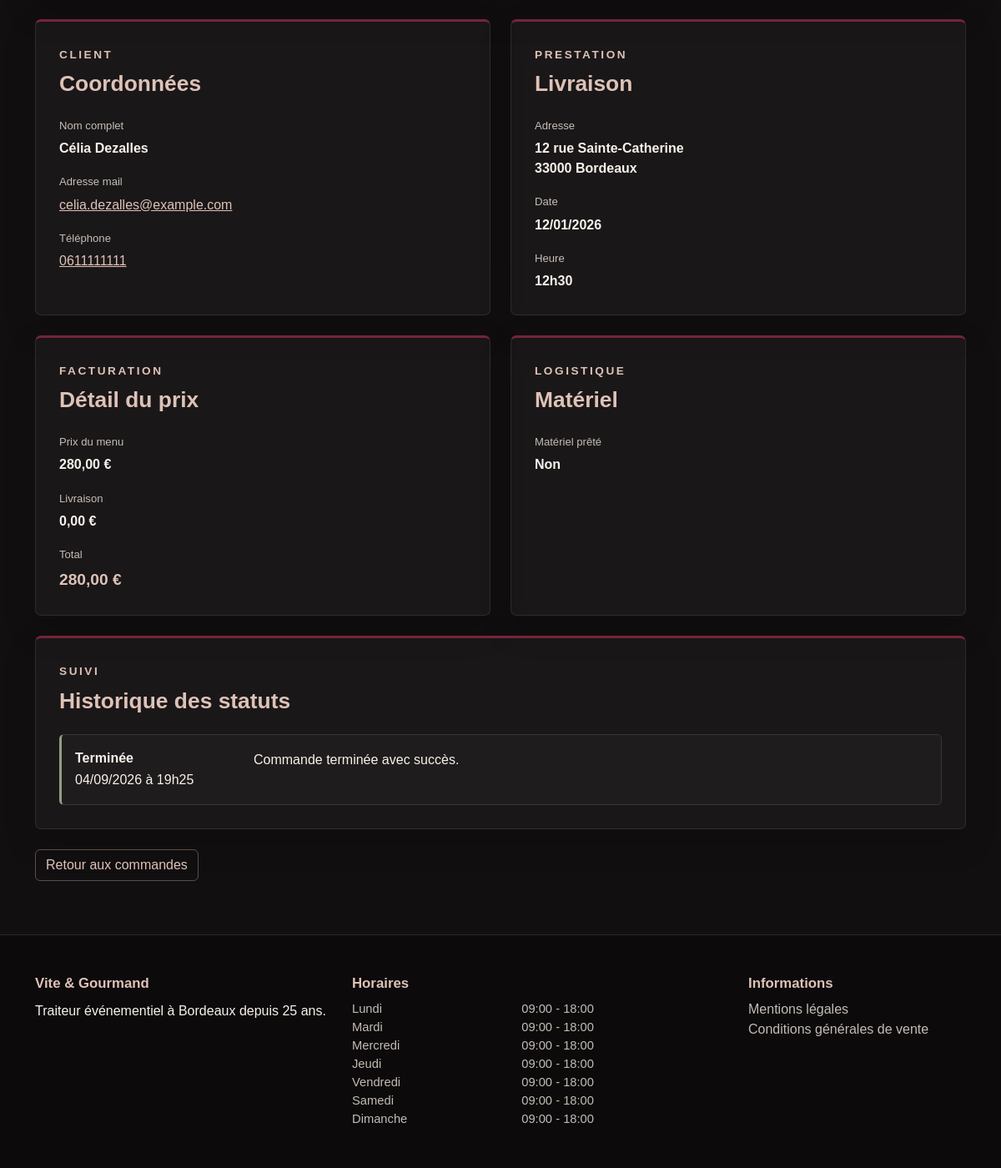
/employee/order/detail?id=1 (signed in, lower part), run on an earlier commit of the app's database.
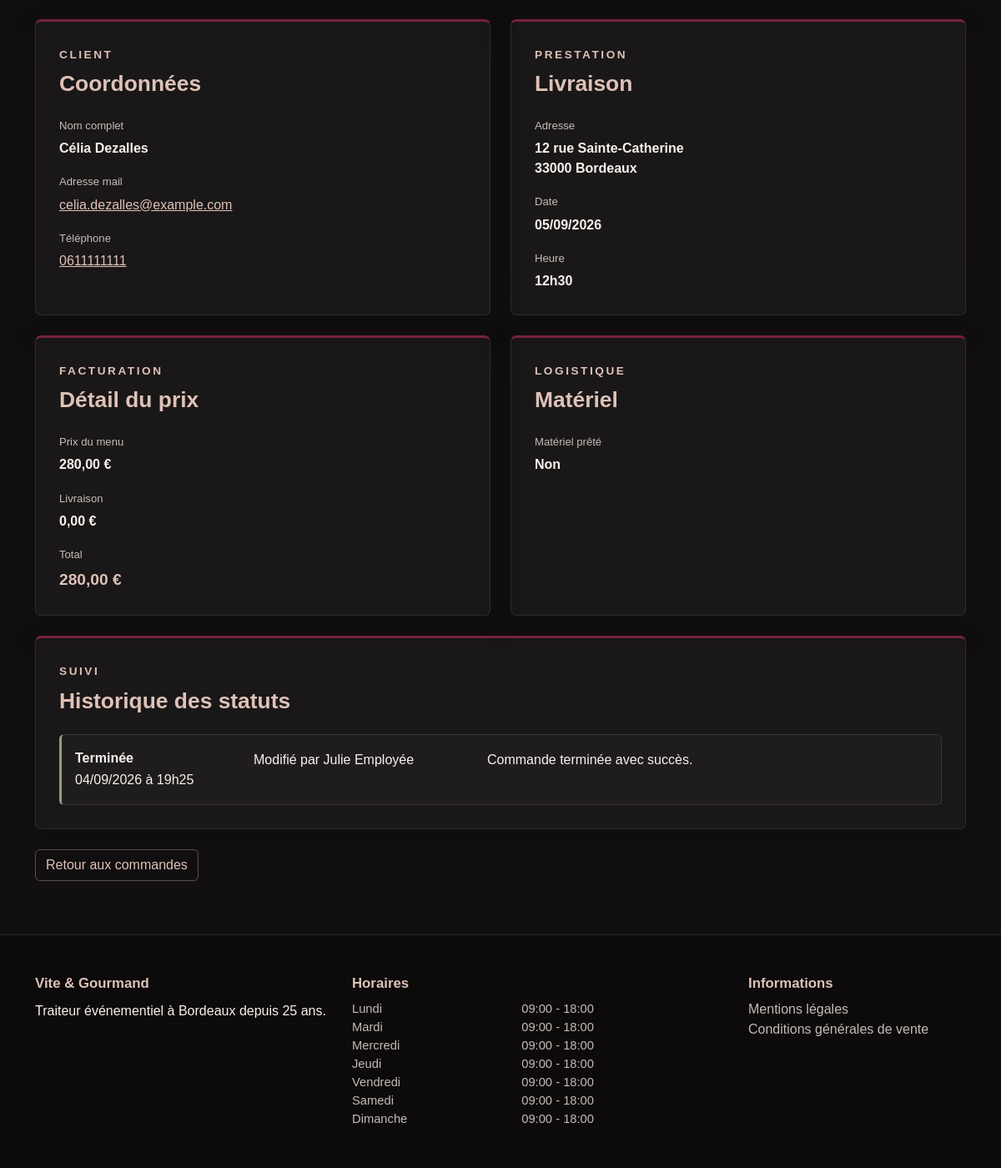
And on a later commit of the database.
### tables this page shows
CREATE TABLE orders (
    id INT AUTO_INCREMENT PRIMARY KEY,
    order_number VARCHAR(30) NOT NULL UNIQUE,
    user_id INT NOT NULL,
    menu_id INT NOT NULL,
    current_status_id INT NOT NULL,
    customer_first_name VARCHAR(100) NOT NULL,
    customer_last_name VARCHAR(100) NOT NULL,
    customer_email VARCHAR(190) NOT NULL,
    customer_phone VARCHAR(20) NOT NULL,
    delivery_address VARCHAR(255) NOT NULL,
    delivery_postal_code VARCHAR(10) NOT NULL,
    delivery_city VARCHAR(100) NOT NULL,
    event_date DATE NOT NULL,
    delivery_time TIME NOT NULL,
    people_count INT NOT NULL,
    menu_price DECIMAL(10, 2) NOT NULL,
    delivery_price DECIMAL(10, 2) NOT NULL DEFAULT 0,
    total_price DECIMAL(10, 2) NOT NULL,
    cancellation_reason TEXT NULL,
    cancellation_contact_method VARCHAR(50) NULL,
    equipment_loaned BOOLEAN NOT NULL DEFAULT FALSE,
    equipment_return_deadline DATETIME NULL,
    equipment_returned_at DATETIME NULL,
    created_at TIMESTAMP NOT NULL DEFAULT CURRENT_TIMESTAMP,
    updated_at TIMESTAMP NOT NULL DEFAULT CURRENT_TIMESTAMP
        ON UPDATE CURRENT_TIMESTAMP,

    CONSTRAINT fk_orders_user
        FOREIGN KEY (user_id)
        REFERENCES users(id)
        ON DELETE RESTRICT,

    CONSTRAINT fk_orders_menu
        FOREIGN KEY (menu_id)
        REFERENCES menus(id)
        ON DELETE RESTRICT,

    CONSTRAINT fk_orders_current_status
        FOREIGN KEY (current_status_id)
        REFERENCES order_statuses(id)
        ON DELETE RESTRICT
);

CREATE TABLE order_status_history (
    id INT AUTO_INCREMENT PRIMARY KEY,
    order_id INT NOT NULL,
    status_id INT NOT NULL,
    changed_by_user_id INT NULL,
    note TEXT NULL,
    created_at TIMESTAMP NOT NULL DEFAULT CURRENT_TIMESTAMP,

    CONSTRAINT fk_order_status_history_order
        FOREIGN KEY (order_id)
        REFERENCES orders(id)
        ON DELETE CASCADE,

    CONSTRAINT fk_order_status_history_status
        FOREIGN KEY (status_id)
        REFERENCES order_statuses(id)
        ON DELETE RESTRICT,

    CONSTRAINT fk_order_status_history_user
        FOREIGN KEY (changed_by_user_id)
        REFERENCES users(id)
        ON DELETE SET NULL
);

CREATE TABLE order_statuses (
    id INT AUTO_INCREMENT PRIMARY KEY,
    name VARCHAR(100) NOT NULL UNIQUE
);

CREATE TABLE users (
    id INT AUTO_INCREMENT PRIMARY KEY,
    role_id INT NOT NULL,
    first_name VARCHAR(100) NOT NULL,
    last_name VARCHAR(100) NOT NULL,
    phone VARCHAR(20) NOT NULL,
    email VARCHAR(190) NOT NULL UNIQUE,
    address VARCHAR(255) NOT NULL,
    postal_code VARCHAR(10) NOT NULL,
    city VARCHAR(100) NOT NULL,
    password_hash VARCHAR(255) NOT NULL,
    is_active BOOLEAN NOT NULL DEFAULT TRUE,
    created_at TIMESTAMP NOT NULL DEFAULT CURRENT_TIMESTAMP,
    updated_at TIMESTAMP NOT NULL DEFAULT CURRENT_TIMESTAMP
        ON UPDATE CURRENT_TIMESTAMP,

    CONSTRAINT fk_users_role
        FOREIGN KEY (role_id)
        REFERENCES roles(id)
        ON DELETE RESTRICT
);

### app/Views/employee/order-detail.php (the view, shortened to what the changed rows need)
<?php
$eventDate =
    date_create($order['event_date']);
$deliveryTime =
    date_create($order['delivery_time']);
?>
<section class="employee-dashboard-section py-5">
    <div class="container py-3">
        <div class="row g-4">
            <div class="col-lg-6">
                <section class="employee-dashboard-card h-100">
                    <div class="employee-dashboard-card-header">
                        <h2 class="employee-dashboard-card-title">
                            Coordonnées
                        </h2>
                    </div>
                    <div class="employee-order-detail-list">
                        <div>
                            <span class="user-order-label">
                                Nom complet
                            </span>
                            <strong>
                                <?php
                                echo htmlspecialchars(
                                    $order['customer_first_name']
                                        . ' '
                                        . $order['customer_last_name']
                                );
                                ?>
                            </strong>
                        </div>
                        <div>
                            <span class="user-order-label">
                                Adresse mail
                            </span>
                            <a
                                href="mailto:<?php
                                                echo htmlspecialchars(
                                                    $order['customer_email']
                                                );
                                                ?>">
                                <?php
                                echo htmlspecialchars(
                                    $order['customer_email']
                                );
                                ?>
                            </a>
                        </div>
                        <div>
                            <span class="user-order-label">
                                Téléphone
                            </span>
                            <a
                                href="tel:<?php
                                            echo htmlspecialchars(
                                                $order['customer_phone']
                                            );
                                            ?>">
                                <?php
                                echo htmlspecialchars(
                                    $order['customer_phone']
                                );
                                ?>
                            </a>
                        </div>
                    </div>
                </section>
            </div>
            <div class="col-lg-6">
                <section class="employee-dashboard-card h-100">
                    <div class="employee-dashboard-card-header">
                        <h2 class="employee-dashboard-card-title">
                            Livraison
                        </h2>
                    </div>
                    <div class="employee-order-detail-list">
                        <div>
                            <span class="user-order-label">
                                Adresse
                            </span>
                            <strong>
                                <?php
                                echo htmlspecialchars(
                                    $order['delivery_address']
                                );
                                ?>
                                <br>
                                <?php
                                echo htmlspecialchars(
                                    $order['delivery_postal_code']
                                        . ' '
                                        . $order['delivery_city']
                                );
                                ?>
                            </strong>
                        </div>
                        <div>
                            <span class="user-order-label">
                                Date
                            </span>
                            <strong>
                                <?php
                                echo $eventDate
                                    ? $eventDate->format('d/m/Y')
                                    : '';
                                ?>
                            </strong>
                        </div>
                        <div>
                            <span class="user-order-label">
                                Heure
                            </span>
                            <strong>
                                <?php
                                echo $deliveryTime
                                    ? $deliveryTime->format('H\hi')
                                    : '';
                                ?>
                            </strong>
                        </div>
                    </div>
                </section>
            </div>
            <div class="col-lg-6">
                <section class="employee-dashboard-card h-100">
                    <div class="employee-dashboard-card-header">
                        <h2 class="employee-dashboard-card-title">
                            Détail du prix
                        </h2>
                    </div>
                    <div class="employee-order-detail-list">
                        <div>
                            <span class="user-order-label">
                                Prix du menu
                            </span>
                            <strong>
                                <?php
                                echo number_format(
                                    (float) $order['menu_price'],
                                    2,
                                    ',',
                                    ' '
                                );
                                ?>
                                €
                            </strong>
                        </div>
                        <div>
                            <span class="user-order-label">
                                Livraison
                            </span>
                            <strong>
                                <?php
                                echo number_format(
                                    (float) $order['delivery_price'],
                                    2,
                                    ',',
                                    ' '
                                );
                                ?>
                                €
                            </strong>
                        </div>
                        <div>
                            <span class="user-order-label">
                                Total
                            </span>
                            <strong class="employee-order-total">
                                <?php
                                echo number_format(
                                    (float) $order['total_price'],
                                    2,
                                    ',',
                                    ' '
                                );
                                ?>
                                €
                            </strong>
                        </div>
                    </div>
                </section>
            </div>
            <div class="col-lg-6">
                <section class="employee-dashboard-card h-100">
                    <div class="employee-dashboard-card-header">
                        <h2 class="employee-dashboard-card-title">
                            Matériel
                        </h2>
                    </div>
                </section>
            </div>
            <div class="col-12">
                <section class="employee-dashboard-card">
                    <div class="employee-dashboard-card-header">
                        <h2 class="employee-dashboard-card-title">
                            Historique des statuts
                        </h2>
                    </div>
                    <?php if (!empty($statusHistory)): ?>
                        <div class="employee-status-history">
                            <?php foreach (
                                $statusHistory
                                as $historyItem
                            ): ?>
                                <article
                                    class="employee-status-history-item">
                                    <div>
                                        <strong>
                                            <?php
                                            echo htmlspecialchars(
                                                $historyItem['status_name']
                                            );
                                            ?>
                                        </strong>
                                        <p class="mb-0">
                                            <?php
                                            echo date(
                                                'd/m/Y à H\hi',
                                                strtotime(
                                                    $historyItem['created_at']
                                                )
                                            );
                                            ?>
                                        </p>
                                    </div>
                                    <?php if (
                                        !empty($historyItem['employee_first_name'])
                                    ): ?>
                                        <p class="mb-0">
                                            Modifié par
                                            <?php
                                            echo htmlspecialchars(
                                                $historyItem['employee_first_name']
                                                    . ' '
                                                    . $historyItem['employee_last_name']
                                            );
                                            ?>
                                        </p>
                                    <?php endif; ?>
                                    <?php if (
                                        !empty($historyItem['note'])
                                    ): ?>
                                        <p class="mb-0">
                                            <?php
                                            echo nl2br(
                                                htmlspecialchars(
                                                    $historyItem['note']
                                                )
                                            );
                                            ?>
                                        </p>
                                    <?php endif; ?>
                                </article>
                            <?php endforeach; ?>
                        </div>
                    <?php endif; ?>
                </section>
            </div>
        </div>
    </div>
</section>

What changed in the data, as far as the page shows it:
changed orders "Célia Dezalles": event_date "12/01/2026" → "05/09/2026"
changed order_status_history "Commande terminée avec succès.": changed_by_user.last_name (not shown) → "Julie Employée"
